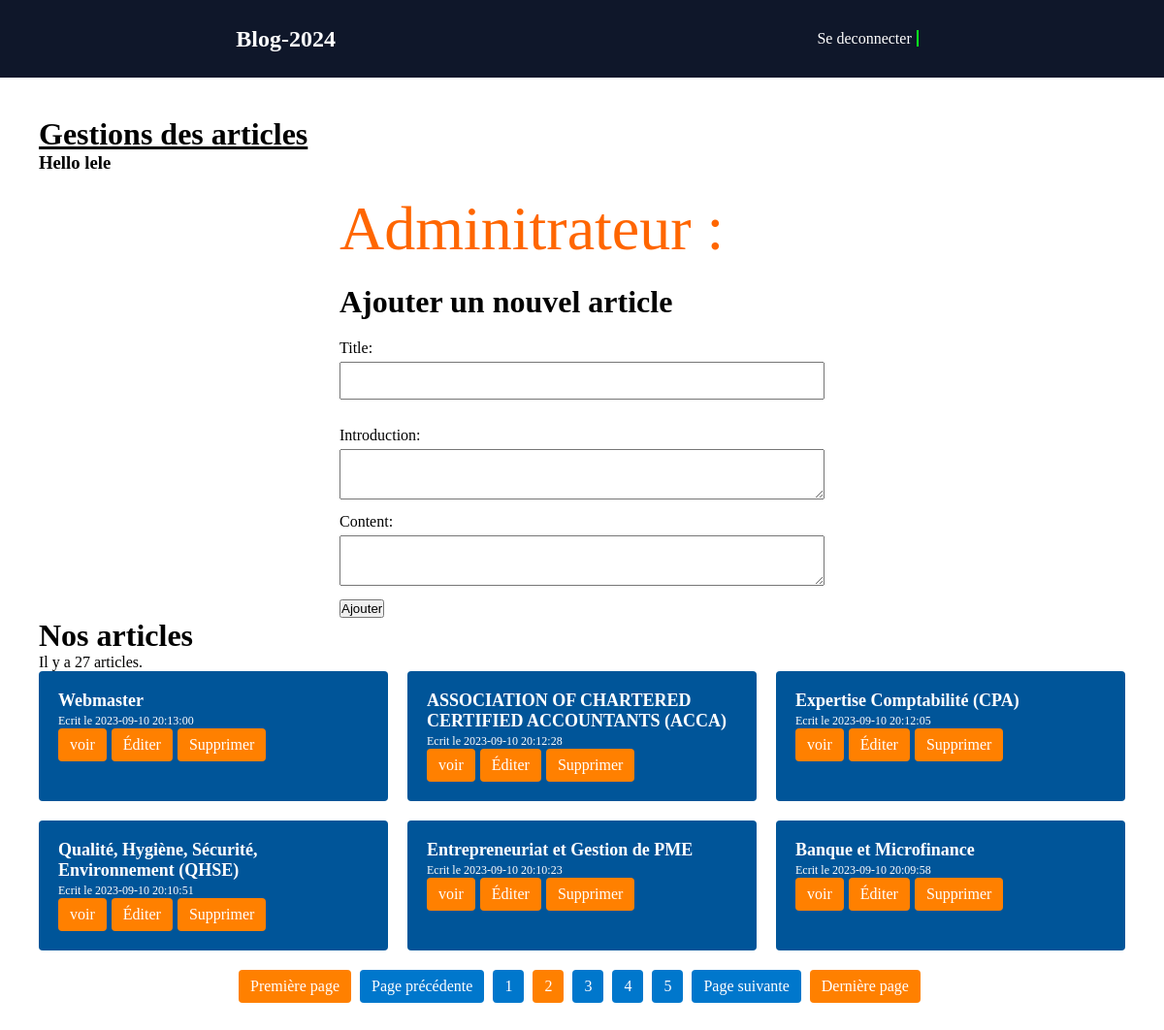
The app's page /admin_dashboard?page=2 (signed in) with its own data.
### tables this page shows
CREATE TABLE `articles` (
  `id` int(11) NOT NULL,
  `aimage` varchar(1000) DEFAULT NULL,
  `title` varchar(255) NOT NULL,
  `slug` varchar(255) NOT NULL,
  `introduction` text NOT NULL,
  `content` text NOT NULL,
  `created_at` datetime NOT NULL,
  `updated_at` datetime NOT NULL DEFAULT current_timestamp() ON UPDATE current_timestamp()
);

### admin_dashboard.php (called while the page is built, shortened)
<?php
require_once "database/database.php";
$articlesPerPage = 6;
$page = filter_input(INPUT_GET, 'page', FILTER_VALIDATE_INT) ?: 1;
$allArticles = getAllArticles($pdo);
$totalArticles = count($allArticles);
$totalPages = ceil($totalArticles / $articlesPerPage);
$page = max(1, min($page, $totalPages));
$startIndex = ($page - 1) * $articlesPerPage;
function getAllArticles($pdo)
{
$query = "SELECT * FROM articles ORDER BY created_at DESC";
$stmt = $pdo->prepare($query);
$stmt->execute();
return $stmt->fetchAll();
}
require"templates/admin/admin_dashboard_html.php";
require"templates/layout_html.php";

### templates/admin/admin_dashboard_html.php (the view, shortened to what this page needs)
<h1><u>Gestions des articles</u></h1>
<h3>Hello <?= isset($_SESSION["auth"]['username']) ? $_SESSION["auth"]['username'] : "" ?></h3>
<div class="admin">
  <div class="article adm">
    <span style='color:#FF6600 ; font-size:4rem; text-align:center; font-weight: 700px;'>Adminitrateur : </span>
  </div>
  <h1>Ajouter un nouvel article</h1>
  <form method="POST" action="admin_dashboard">
    <label for="title">Title:</label>
    <input type="text" name="title" id="title">
    <br>
    <br>
    <label for="introduction">Introduction:</label>
    <textarea name="introduction" id="introduction"></textarea>
    <br>
    <label for="content">Content:</label>
    <textarea name="content" id="content"></textarea>
    <br>
    <button type="submit" name="add-article" value="add-article">Ajouter</button>
</div>
<?php
$articles = array_slice($allArticles, $startIndex, $articlesPerPage);
echo "<h1>Nos articles</h1>";
echo "<p>Il y a " . count($allArticles) . " articles.</p>";
echo '<div class="article-grid">';
foreach ($articles as $article) {
echo '<div class="article">';
echo '<h2>' . htmlspecialchars($article['title']) . '</h2>';
echo '<small>Ecrit le ' . htmlspecialchars($article['created_at']) . '</small><br>';
echo '<a href="article?id=' . urlencode($article['id']) . '">voir</a>';
echo '<a href="edit-article?id=' . urlencode($article['id']) . '">Éditer</a>';
echo '<a href="delete-article?id=' . urlencode($article['id']) .
        '" onclick="return confirm(\'Êtes-vous sûr de vouloir supprimer cet article ?!\')">Supprimer</a>';
echo '</div>';
}
echo '</div>';
echo "<div class='pagination'>";
if ($totalPages > 1) {
echo $page > 1 ? "<a href='admin_dashboard?page=1'>Première page</a> <a href='admin_dashboard?page=" . ($page - 1) . "'>Page précédente</a> " : '';
for ($i = 1; $i <= $totalPages; $i++) {
        echo $i == $page ? "<span class='current-page'>$i</span> " : "<a href='admin_dashboard?page=$i'>$i</a> ";
}
echo $page < $totalPages ? "<a href='admin_dashboard?page=" . ($page + 1) . "'>Page suivante</a> <a href='admin_dashboard?page=$totalPages'>Dernière page</a> " : '';
}
echo "</div>";
?>

### templates/style.css (style rules this page uses)
:root { --color-first: #0F172A; --color-second: #F0F0F0; --color-white: #FFF; --color-success: #2ECC71; --color-error: #E74C3C; --color-cyan: #0afc1e; --linear-gradient: linear-gradient(45deg, var(--color-first), var(--color-success)); --fontSize-1: 4rem; --fontSize-2: 3.2rem; --fontSize-3: 2.4rem; --fontSize-4: 2rem; --fontSize-5: 1.8rem; --fontSize-6: 1.6rem; --fontSize-7: 1.4rem; --fontSize-8: 1rem; --fontSize-9: 0.8rem; --weight-Light: 300; --weight-Regular: 500; --weight-SemiBold: 600; --weight-Bold: 700; --weight-ExtratBold: 900; }
*, *::before, *::after { margin: 0; padding: 0; box-sizing: border-box; transition: .2s linear; outline: none; }
html { scroll-behavior: smooth; }
body { font-family: 'Poppins'; background-color: rgb(255, 255, 255); }

### templates/paginate.css (style rules this page uses)
.article-grid { display: grid; grid-template-columns: repeat(3, 1fr); grid-gap: 20px; }
.admin { display: grid; align-items: center; justify-content: center; }
.article { background-color: #005599; padding: 20px; border-radius: 4px; color: #FFF; }
.article.adm { background-color: #fff; padding-left: 0px; }
.article h2 { font-size: 18px; margin-top: 0; }
.article small { font-size: 12px; }
.article a { display: inline-block; padding: 8px 12px; margin-right: 5px; color: #FFF; background-color: #FF8000; border-radius: 4px; text-decoration: none; }
form { margin-top: 20px; width: 500px; }
label { display: block; margin-bottom: 5px; }
input[type="text"], textarea { width: 100%; padding: 10px; margin-bottom: 10px; }
.pagination { margin-top: 20px; text-align: center; }
.pagination a, .pagination span { display: inline-block; padding: 8px 12px; margin-right: 5px; color: #FFF; background-color: #0077CC; border-radius: 4px; text-decoration: none; }
span.current-page { background-color: #FF8000; }
.pagination a:first-child, .pagination a:last-child { background-color: #FF8000; }

### records on screen
articles: title "Webmaster", created_at "2023-09-10 20:13:00"
articles: title "ASSOCIATION OF CHARTERED CERTIFIED ACCOUNTANTS (ACCA)", created_at "2023-09-10 20:12:28"
articles: title "Expertise Comptabilité (CPA)", created_at "2023-09-10 20:12:05"
articles: title "Qualité, Hygiène, Sécurité, Environnement (QHSE)", created_at "2023-09-10 20:10:51"
articles: title "Entrepreneuriat et Gestion de PME", created_at "2023-09-10 20:10:23"
articles: title "Banque et Microfinance", created_at "2023-09-10 20:09:58"

### other values on screen
$_SESSION["auth"]['username'] "lele"
count($allArticles) "27"
